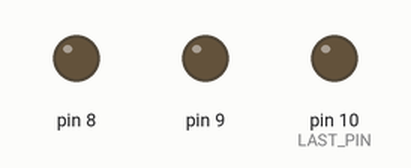
Bench run of a sketch on a simulated Arduino Uno, built with avr-gcc and run on an emulated ATmega328P. On the bench: output pins drawn as LEDs (lit = HIGH). Pins used as bus, display or sensor lines are not drawn.

Above: at 0.4 s.
At 1.97 s:
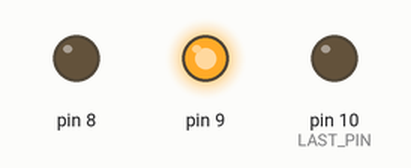
At 3.37 s:
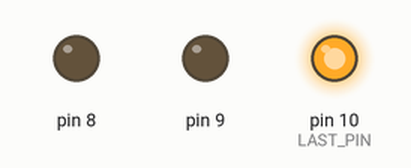
At 6.17 s:
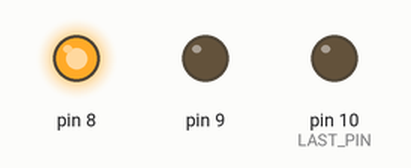
Timing chart, 0 to 6.5 s (numbered marks = the images above):
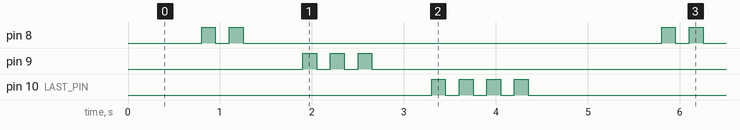

The sketch:

drill-05-position-count.ino
```cpp
const int FIRST_PIN = 7;
const int LAST_PIN = 10;
const unsigned long FLASH_MS = 150;
const unsigned long PAUSE_MS = 500;

void setup() {
  for (int pin = FIRST_PIN; pin <= LAST_PIN; pin++) {
    pinMode(pin, OUTPUT);
  }
}

void loop() {
  for (int pin = FIRST_PIN; pin <= LAST_PIN; pin++) {
    const int flashCount = pin - FIRST_PIN + 1;
    for (int flash = 0; flash < flashCount; flash++) {
      digitalWrite(pin, HIGH);
      delay(FLASH_MS);
      digitalWrite(pin, LOW);
      delay(FLASH_MS);
    }
    delay(PAUSE_MS);
  }
}
```

Measured:
- by itself, pin 8: repeats every 5.0 s: LOW 0.15 s, HIGH 0.15 s, LOW 4.6 s, HIGH 0.15 s
- by itself, pin 9: repeats every 5.0 s: 2 × (LOW 0.15 s, HIGH 0.15 s), LOW 4.3 s, HIGH 0.15 s
- by itself, pin 10 (LAST_PIN): repeats every 5.0 s: 3 × (LOW 0.15 s, HIGH 0.15 s), LOW 4.0 s, HIGH 0.15 s
